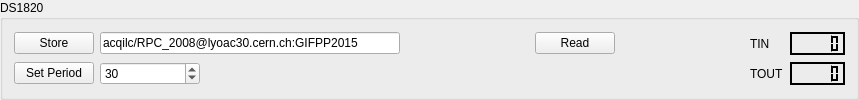
         <widget class="QGroupBox" name="groupBox_10">
          <property name="title">
           <string>DS1820</string>
          </property>
          <layout class="QGridLayout" name="gridLayout_7">
           <item row="0" column="0">
            <widget class="QPushButton" name="pbDS1820Store">
             <property name="text">
              <string>Store</string>
             </property>
            </widget>
           </item>
           <item row="0" column="1">
            <widget class="QLineEdit" name="leDS1820account">
             <property name="minimumSize">
              <size>
               <width>300</width>
               <height>0</height>
              </size>
             </property>
             <property name="text">
              <string>acqilc/RPC_2008@lyoac30.cern.ch:GIFPP2015</string>
             </property>
            </widget>
           </item>
           <item row="0" column="2">
            <spacer name="horizontalSpacer_4">
             <property name="orientation">
              <enum>Qt::Horizontal</enum>
             </property>
             <property name="sizeHint" stdset="0">
              <size>
               <width>129</width>
               <height>20</height>
              </size>
             </property>
            </spacer>
           </item>
           <item row="0" column="3">
            <widget class="QPushButton" name="pbDS1820Read">
             <property name="text">
              <string>Read</string>
             </property>
            </widget>
           </item>
           <item row="0" column="4">
            <spacer name="horizontalSpacer_7">
             <property name="orientation">
              <enum>Qt::Horizontal</enum>
             </property>
             <property name="sizeHint" stdset="0">
              <size>
               <width>129</width>
               <height>20</height>
              </size>
             </property>
            </spacer>
           </item>
           <item row="0" column="5">
            <widget class="QLabel" name="label_6">
             <property name="text">
              <string>TIN</string>
             </property>
            </widget>
           </item>
           <item row="0" column="6">
            <widget class="QLCDNumber" name="lcdDS1820TIN">
             <property name="palette">
              <palette>
               <active>
                <colorrole role="WindowText">
                 <brush brushstyle="SolidPattern">
                  <color alpha="255">
                   <red>255</red>
                   <green>255</green>
                   <blue>255</blue>
                  </color>
                 </brush>
                </colorrole>
                <colorrole role="Button">
                 <brush brushstyle="SolidPattern">
                  <color alpha="255">
                   <red>0</red>
                   <green>0</green>
                   <blue>0</blue>
                  </color>
                 </brush>
                </colorrole>
                <colorrole role="Light">
                 <brush brushstyle="SolidPattern">
                  <color alpha="255">
                   <red>0</red>
                   <green>0</green>
                   <blue>0</blue>
                  </color>
                 </brush>
                </colorrole>
                <colorrole role="Midlight">
                 <brush brushstyle="SolidPattern">
                  <color alpha="255">
                   <red>0</red>
                   <green>0</green>
                   <blue>0</blue>
                  </color>
                 </brush>
                </colorrole>
                <colorrole role="Dark">
                 <brush brushstyle="SolidPattern">
                  <color alpha="255">
                   <red>0</red>
                   <green>0</green>
                   <blue>0</blue>
                  </color>
                 </brush>
                </colorrole>
                <colorrole role="Mid">
                 <brush brushstyle="SolidPattern">
                  <color alpha="255">
                   <red>0</red>
                   <green>0</green>
                   <blue>0</blue>
                  </color>
                 </brush>
                </colorrole>
                <colorrole role="Text">
                 <brush brushstyle="SolidPattern">
                  <color alpha="255">
                   <red>255</red>
                   <green>255</green>
                   <blue>255</blue>
                  </color>
                 </brush>
                </colorrole>
                <colorrole role="BrightText">
                 <brush brushstyle="SolidPattern">
                  <color alpha="255">
                   <red>255</red>
                   <green>255</green>
                   <blue>255</blue>
                  </color>
                 </brush>
                </colorrole>
                <colorrole role="ButtonText">
                 <brush brushstyle="SolidPattern">
                  <color alpha="255">
                   <red>255</red>
                   <green>255</green>
                   <blue>255</blue>
                  </color>
                 </brush>
                </colorrole>
                <colorrole role="Base">
                 <brush brushstyle="SolidPattern">
                  <color alpha="255">
                   <red>0</red>
                   <green>0</green>
                   <blue>0</blue>
                  </color>
                 </brush>
                </colorrole>
                <colorrole role="Window">
                 <brush brushstyle="SolidPattern">
                  <color alpha="255">
                   <red>0</red>
                   <green>0</green>
                   <blue>0</blue>
                  </color>
                 </brush>
                </colorrole>
                <colorrole role="Shadow">
                 <brush brushstyle="SolidPattern">
                  <color alpha="255">
                   <red>0</red>
                   <green>0</green>
                   <blue>0</blue>
                  </color>
                 </brush>
                </colorrole>
                <colorrole role="AlternateBase">
                 <brush brushstyle="SolidPattern">
                  <color alpha="255">
                   <red>0</red>
                   <green>0</green>
                   <blue>0</blue>
                  </color>
                 </brush>
                </colorrole>
                <colorrole role="ToolTipBase">
                 <brush brushstyle="SolidPattern">
                  <color alpha="255">
                   <red>255</red>
                   <green>255</green>
                   <blue>220</blue>
                  </color>
                 </brush>
                </colorrole>
                <colorrole role="ToolTipText">
                 <brush brushstyle="SolidPattern">
                  <color alpha="255">
                   <red>0</red>
                   <green>0</green>
                   <blue>0</blue>
                  </color>
                 </brush>
                </colorrole>
               </active>
               <inactive>
                <colorrole role="WindowText">
                 <brush brushstyle="SolidPattern">
                  <color alpha="255">
                   <red>255</red>
                   <green>255</green>
                   <blue>255</blue>
                  </color>
                 </brush>
                </colorrole>
                <colorrole role="Button">
                 <brush brushstyle="SolidPattern">
                  <color alpha="255">
                   <red>0</red>
                   <green>0</green>
                   <blue>0</blue>
                  </color>
                 </brush>
                </colorrole>
                <colorrole role="Light">
                 <brush brushstyle="SolidPattern">
                  <color alpha="255">
                   <red>0</red>
                   <green>0</green>
                   <blue>0</blue>
                  </color>
                 </brush>
                </colorrole>
                <colorrole role="Midlight">
                 <brush brushstyle="SolidPattern">
                  <color alpha="255">
                   <red>0</red>
                   <green>0</green>
                   <blue>0</blue>
                  </color>
                 </brush>
                </colorrole>
                <colorrole role="Dark">
                 <brush brushstyle="SolidPattern">
                  <color alpha="255">
                   <red>0</red>
                   <green>0</green>
                   <blue>0</blue>
                  </color>
                 </brush>
                </colorrole>
                <colorrole role="Mid">
                 <brush brushstyle="SolidPattern">
                  <color alpha="255">
                   <red>0</red>
                   <green>0</green>
                   <blue>0</blue>
                  </color>
                 </brush>
                </colorrole>
                <colorrole role="Text">
                 <brush brushstyle="SolidPattern">
                  <color alpha="255">
                   <red>255</red>
                   <green>255</green>
                   <blue>255</blue>
                  </color>
                 </brush>
                </colorrole>
                <colorrole role="BrightText">
                 <brush brushstyle="SolidPattern">
                  <color alpha="255">
                   <red>255</red>
                   <green>255</green>
                   <blue>255</blue>
                  </color>
                 </brush>
                </colorrole>
                <colorrole role="ButtonText">
                 <brush brushstyle="SolidPattern">
                  <color alpha="255">
                   <red>255</red>
                   <green>255</green>
                   <blue>255</blue>
                  </color>
                 </brush>
                </colorrole>
                <colorrole role="Base">
                 <brush brushstyle="SolidPattern">
                  <color alpha="255">
                   <red>0</red>
                   <green>0</green>
                   <blue>0</blue>
                  </color>
                 </brush>
                </colorrole>
                <colorrole role="Window">
                 <brush brushstyle="SolidPattern">
                  <color alpha="255">
                   <red>0</red>
                   <green>0</green>
                   <blue>0</blue>
                  </color>
                 </brush>
                </colorrole>
                <colorrole role="Shadow">
                 <brush brushstyle="SolidPattern">
                  <color alpha="255">
                   <red>0</red>
                   <green>0</green>
                   <blue>0</blue>
                  </color>
                 </brush>
                </colorrole>
                <colorrole role="AlternateBase">
                 <brush brushstyle="SolidPattern">
                  <color alpha="255">
                   <red>0</red>
                   <green>0</green>
                   <blue>0</blue>
                  </color>
                 </brush>
                </colorrole>
                <colorrole role="ToolTipBase">
                 <brush brushstyle="SolidPattern">
                  <color alpha="255">
                   <red>255</red>
                   <green>255</green>
                   <blue>220</blue>
                  </color>
                 </brush>
                </colorrole>
                <colorrole role="ToolTipText">
                 <brush brushstyle="SolidPattern">
                  <color alpha="255">
                   <red>0</red>
                   <green>0</green>
                   <blue>0</blue>
                  </color>
                 </brush>
                </colorrole>
               </inactive>
               <disabled>
                <colorrole role="WindowText">
                 <brush brushstyle="SolidPattern">
                  <color alpha="255">
                   <red>0</red>
                   <green>0</green>
                   <blue>0</blue>
                  </color>
                 </brush>
                </colorrole>
                <colorrole role="Button">
                 <brush brushstyle="SolidPattern">
                  <color alpha="255">
                   <red>0</red>
                   <green>0</green>
                   <blue>0</blue>
                  </color>
                 </brush>
                </colorrole>
                <colorrole role="Light">
                 <brush brushstyle="SolidPattern">
                  <color alpha="255">
                   <red>0</red>
                   <green>0</green>
                   <blue>0</blue>
                  </color>
                 </brush>
                </colorrole>
                <colorrole role="Midlight">
                 <brush brushstyle="SolidPattern">
                  <color alpha="255">
                   <red>0</red>
                   <green>0</green>
                   <blue>0</blue>
                  </color>
                 </brush>
                </colorrole>
                <colorrole role="Dark">
                 <brush brushstyle="SolidPattern">
                  <color alpha="255">
                   <red>0</red>
                   <green>0</green>
                   <blue>0</blue>
                  </color>
                 </brush>
                </colorrole>
                <colorrole role="Mid">
                 <brush brushstyle="SolidPattern">
                  <color alpha="255">
                   <red>0</red>
                   <green>0</green>
                   <blue>0</blue>
                  </color>
                 </brush>
                </colorrole>
                <colorrole role="Text">
                 <brush brushstyle="SolidPattern">
                  <color alpha="255">
                   <red>0</red>
                   <green>0</green>
                   <blue>0</blue>
                  </color>
                 </brush>
                </colorrole>
                <colorrole role="BrightText">
                 <brush brushstyle="SolidPattern">
                  <color alpha="255">
                   <red>255</red>
                   <green>255</green>
                   <blue>255</blue>
                  </color>
                 </brush>
                </colorrole>
                <colorrole role="ButtonText">
                 <brush brushstyle="SolidPattern">
                  <color alpha="255">
                   <red>0</red>
                   <green>0</green>
                   <blue>0</blue>
                  </color>
                 </brush>
                </colorrole>
                <colorrole role="Base">
                 <brush brushstyle="SolidPattern">
                  <color alpha="255">
                   <red>0</red>
                   <green>0</green>
                   <blue>0</blue>
                  </color>
                 </brush>
                </colorrole>
                <colorrole role="Window">
                 <brush brushstyle="SolidPattern">
                  <color alpha="255">
                   <red>0</red>
                   <green>0</green>
                   <blue>0</blue>
                  </color>
                 </brush>
                </colorrole>
                <colorrole role="Shadow">
                 <brush brushstyle="SolidPattern">
                  <color alpha="255">
                   <red>0</red>
                   <green>0</green>
                   <blue>0</blue>
                  </color>
                 </brush>
                </colorrole>
                <colorrole role="AlternateBase">
                 <brush brushstyle="SolidPattern">
                  <color alpha="255">
                   <red>0</red>
                   <green>0</green>
                   <blue>0</blue>
                  </color>
                 </brush>
                </colorrole>
                <colorrole role="ToolTipBase">
                 <brush brushstyle="SolidPattern">
                  <color alpha="255">
                   <red>255</red>
                   <green>255</green>
                   <blue>220</blue>
                  </color>
                 </brush>
                </colorrole>
                <colorrole role="ToolTipText">
                 <brush brushstyle="SolidPattern">
                  <color alpha="255">
                   <red>0</red>
                   <green>0</green>
                   <blue>0</blue>
                  </color>
                 </brush>
                </colorrole>
               </disabled>
              </palette>
             </property>
             <property name="smallDecimalPoint">
              <bool>true</bool>
             </property>
             <property name="numDigits">
              <number>5</number>
             </property>
             <property name="digitCount">
              <number>5</number>
             </property>
             <property name="segmentStyle">
              <enum>QLCDNumber::Filled</enum>
             </property>
             <property name="value" stdset="0">
              <double>0.000000000000000</double>
             </property>
            </widget>
           </item>
           <item row="1" column="0">
            <widget class="QPushButton" name="pbDS1820SetPeriod">
             <property name="text">
              <string>Set Period</string>
             </property>
            </widget>
           </item>
           <item row="1" column="1">
            <widget class="QSpinBox" name="sbDS1820Period">
             <property name="maximumSize">
              <size>
               <width>100</width>
               <height>16777215</height>
              </size>
             </property>
             <property name="minimum">
              <number>1</number>
             </property>
             <property name="maximum">
              <number>3600</number>
             </property>
             <property name="value">
              <number>30</number>
             </property>
            </widget>
           </item>
           <item row="1" column="2">
            <spacer name="horizontalSpacer_6">
             <property name="orientation">
              <enum>Qt::Horizontal</enum>
             </property>
             <property name="sizeHint" stdset="0">
              <size>
               <width>129</width>
               <height>20</height>
              </size>
             </property>
            </spacer>
           </item>
           <item row="1" column="5">
            <widget class="QLabel" name="label_7">
             <property name="text">
              <string>TOUT</string>
             </property>
            </widget>
           </item>
           <item row="1" column="6">
            <widget class="QLCDNumber" name="lcdDS1820TOUT">
             <property name="palette">
              <palette>
               <active>
                <colorrole role="WindowText">
                 <brush brushstyle="SolidPattern">
                  <color alpha="255">
                   <red>255</red>
                   <green>255</green>
                   <blue>255</blue>
                  </color>
                 </brush>
                </colorrole>
                <colorrole role="Button">
                 <brush brushstyle="SolidPattern">
                  <color alpha="255">
                   <red>0</red>
                   <green>0</green>
                   <blue>0</blue>
                  </color>
                 </brush>
                </colorrole>
                <colorrole role="Light">
                 <brush brushstyle="SolidPattern">
                  <color alpha="255">
                   <red>0</red>
                   <green>0</green>
                   <blue>0</blue>
                  </color>
                 </brush>
                </colorrole>
                <colorrole role="Midlight">
                 <brush brushstyle="SolidPattern">
                  <color alpha="255">
                   <red>0</red>
                   <green>0</green>
                   <blue>0</blue>
                  </color>
                 </brush>
                </colorrole>
                <colorrole role="Dark">
                 <brush brushstyle="SolidPattern">
                  <color alpha="255">
                   <red>0</red>
                   <green>0</green>
                   <blue>0</blue>
                  </color>
                 </brush>
                </colorrole>
                <colorrole role="Mid">
                 <brush brushstyle="SolidPattern">
                  <color alpha="255">
                   <red>0</red>
                   <green>0</green>
                   <blue>0</blue>
                  </color>
                 </brush>
                </colorrole>
                <colorrole role="Text">
                 <brush brushstyle="SolidPattern">
                  <color alpha="255">
                   <red>255</red>
                   <green>255</green>
                   <blue>255</blue>
                  </color>
                 </brush>
                </colorrole>
                <colorrole role="BrightText">
                 <brush brushstyle="SolidPattern">
                  <color alpha="255">
                   <red>255</red>
                   <green>255</green>
                   <blue>255</blue>
                  </color>
                 </brush>
                </colorrole>
                <colorrole role="ButtonText">
                 <brush brushstyle="SolidPattern">
                  <color alpha="255">
                   <red>255</red>
                   <green>255</green>
                   <blue>255</blue>
                  </color>
                 </brush>
                </colorrole>
                <colorrole role="Base">
                 <brush brushstyle="SolidPattern">
                  <color alpha="255">
                   <red>0</red>
                   <green>0</green>
                   <blue>0</blue>
                  </color>
                 </brush>
                </colorrole>
                <colorrole role="Window">
                 <brush brushstyle="SolidPattern">
                  <color alpha="255">
                   <red>0</red>
                   <green>0</green>
                   <blue>0</blue>
                  </color>
                 </brush>
                </colorrole>
                <colorrole role="Shadow">
                 <brush brushstyle="SolidPattern">
                  <color alpha="255">
                   <red>0</red>
                   <green>0</green>
                   <blue>0</blue>
                  </color>
                 </brush>
                </colorrole>
                <colorrole role="AlternateBase">
                 <brush brushstyle="SolidPattern">
                  <color alpha="255">
                   <red>0</red>
                   <green>0</green>
                   <blue>0</blue>
                  </color>
                 </brush>
                </colorrole>
                <colorrole role="ToolTipBase">
                 <brush brushstyle="SolidPattern">
                  <color alpha="255">
                   <red>255</red>
                   <green>255</green>
                   <blue>220</blue>
                  </color>
                 </brush>
                </colorrole>
                <colorrole role="ToolTipText">
                 <brush brushstyle="SolidPattern">
                  <color alpha="255">
                   <red>0</red>
                   <green>0</green>
                   <blue>0</blue>
                  </color>
                 </brush>
                </colorrole>
               </active>
               <inactive>
                <colorrole role="WindowText">
                 <brush brushstyle="SolidPattern">
                  <color alpha="255">
                   <red>255</red>
                   <green>255</green>
                   <blue>255</blue>
                  </color>
                 </brush>
                </colorrole>
                <colorrole role="Button">
                 <brush brushstyle="SolidPattern">
                  <color alpha="255">
                   <red>0</red>
                   <green>0</green>
                   <blue>0</blue>
                  </color>
                 </brush>
                </colorrole>
                <colorrole role="Light">
                 <brush brushstyle="SolidPattern">
                  <color alpha="255">
                   <red>0</red>
                   <green>0</green>
                   <blue>0</blue>
                  </color>
                 </brush>
                </colorrole>
                <colorrole role="Midlight">
                 <brush brushstyle="SolidPattern">
                  <color alpha="255">
                   <red>0</red>
                   <green>0</green>
                   <blue>0</blue>
                  </color>
                 </brush>
                </colorrole>
                <colorrole role="Dark">
                 <brush brushstyle="SolidPattern">
                  <color alpha="255">
                   <red>0</red>
                   <green>0</green>
                   <blue>0</blue>
                  </color>
                 </brush>
                </colorrole>
                <colorrole role="Mid">
                 <brush brushstyle="SolidPattern">
                  <color alpha="255">
                   <red>0</red>
                   <green>0</green>
                   <blue>0</blue>
                  </color>
                 </brush>
                </colorrole>
                <colorrole role="Text">
                 <brush brushstyle="SolidPattern">
                  <color alpha="255">
                   <red>255</red>
                   <green>255</green>
                   <blue>255</blue>
                  </color>
                 </brush>
                </colorrole>
                <colorrole role="BrightText">
                 <brush brushstyle="SolidPattern">
                  <color alpha="255">
                   <red>255</red>
                   <green>255</green>
                   <blue>255</blue>
                  </color>
                 </brush>
                </colorrole>
                <colorrole role="ButtonText">
                 <brush brushstyle="SolidPattern">
                  <color alpha="255">
                   <red>255</red>
                   <green>255</green>
                   <blue>255</blue>
                  </color>
                 </brush>
                </colorrole>
                <colorrole role="Base">
                 <brush brushstyle="SolidPattern">
                  <color alpha="255">
                   <red>0</red>
                   <green>0</green>
                   <blue>0</blue>
                  </color>
                 </brush>
                </colorrole>
                <colorrole role="Window">
                 <brush brushstyle="SolidPattern">
                  <color alpha="255">
                   <red>0</red>
                   <green>0</green>
                   <blue>0</blue>
                  </color>
                 </brush>
                </colorrole>
                <colorrole role="Shadow">
                 <brush brushstyle="SolidPattern">
                  <color alpha="255">
                   <red>0</red>
                   <green>0</green>
                   <blue>0</blue>
                  </color>
                 </brush>
                </colorrole>
                <colorrole role="AlternateBase">
                 <brush brushstyle="SolidPattern">
                  <color alpha="255">
                   <red>0</red>
                   <green>0</green>
                   <blue>0</blue>
                  </color>
                 </brush>
                </colorrole>
                <colorrole role="ToolTipBase">
                 <brush brushstyle="SolidPattern">
                  <color alpha="255">
                   <red>255</red>
                   <green>255</green>
                   <blue>220</blue>
                  </color>
                 </brush>
                </colorrole>
                <colorrole role="ToolTipText">
                 <brush brushstyle="SolidPattern">
                  <color alpha="255">
                   <red>0</red>
                   <green>0</green>
                   <blue>0</blue>
                  </color>
                 </brush>
                </colorrole>
               </inactive>
               <disabled>
                <colorrole role="WindowText">
                 <brush brushstyle="SolidPattern">
                  <color alpha="255">
                   <red>0</red>
                   <green>0</green>
                   <blue>0</blue>
                  </color>
                 </brush>
                </colorrole>
                <colorrole role="Button">
                 <brush brushstyle="SolidPattern">
                  <color alpha="255">
                   <red>0</red>
                   <green>0</green>
                   <blue>0</blue>
                  </color>
                 </brush>
                </colorrole>
                <colorrole role="Light">
                 <brush brushstyle="SolidPattern">
                  <color alpha="255">
                   <red>0</red>
                   <green>0</green>
                   <blue>0</blue>
                  </color>
                 </brush>
                </colorrole>
                <colorrole role="Midlight">
                 <brush brushstyle="SolidPattern">
                  <color alpha="255">
                   <red>0</red>
                   <green>0</green>
                   <blue>0</blue>
                  </color>
                 </brush>
                </colorrole>
                <colorrole role="Dark">
                 <brush brushstyle="SolidPattern">
                  <color alpha="255">
                   <red>0</red>
                   <green>0</green>
                   <blue>0</blue>
                  </color>
                 </brush>
                </colorrole>
                <colorrole role="Mid">
                 <brush brushstyle="SolidPattern">
                  <color alpha="255">
                   <red>0</red>
                   <green>0</green>
                   <blue>0</blue>
                  </color>
                 </brush>
                </colorrole>
                <colorrole role="Text">
                 <brush brushstyle="SolidPattern">
                  <color alpha="255">
                   <red>0</red>
                   <green>0</green>
                   <blue>0</blue>
                  </color>
                 </brush>
                </colorrole>
                <colorrole role="BrightText">
                 <brush brushstyle="SolidPattern">
                  <color alpha="255">
                   <red>255</red>
                   <green>255</green>
                   <blue>255</blue>
                  </color>
                 </brush>
                </colorrole>
                <colorrole role="ButtonText">
                 <brush brushstyle="SolidPattern">
                  <color alpha="255">
                   <red>0</red>
                   <green>0</green>
                   <blue>0</blue>
                  </color>
                 </brush>
                </colorrole>
                <colorrole role="Base">
                 <brush brushstyle="SolidPattern">
                  <color alpha="255">
                   <red>0</red>
                   <green>0</green>
                   <blue>0</blue>
                  </color>
                 </brush>
                </colorrole>
                <colorrole role="Window">
                 <brush brushstyle="SolidPattern">
                  <color alpha="255">
                   <red>0</red>
                   <green>0</green>
                   <blue>0</blue>
                  </color>
                 </brush>
                </colorrole>
                <colorrole role="Shadow">
                 <brush brushstyle="SolidPattern">
                  <color alpha="255">
                   <red>0</red>
                   <green>0</green>
                   <blue>0</blue>
                  </color>
                 </brush>
                </colorrole>
                <colorrole role="AlternateBase">
                 <brush brushstyle="SolidPattern">
                  <color alpha="255">
                   <red>0</red>
                   <green>0</green>
                   <blue>0</blue>
                  </color>
                 </brush>
                </colorrole>
                <colorrole role="ToolTipBase">
                 <brush brushstyle="SolidPattern">
                  <color alpha="255">
                   <red>255</red>
                   <green>255</green>
                   <blue>220</blue>
                  </color>
                 </brush>
                </colorrole>
                <colorrole role="ToolTipText">
                 <brush brushstyle="SolidPattern">
                  <color alpha="255">
                   <red>0</red>
                   <green>0</green>
                   <blue>0</blue>
                  </color>
                 </brush>
                </colorrole>
               </disabled>
              </palette>
             </property>
             <property name="smallDecimalPoint">
              <bool>true</bool>
             </property>
             <property name="numDigits">
              <number>5</number>
             </property>
            </widget>
           </item>
          </layout>
         </widget>
